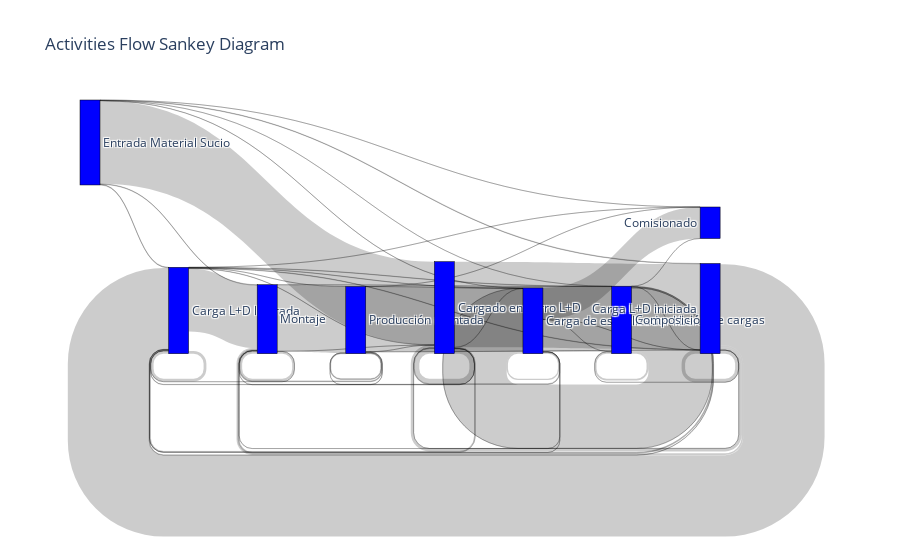

Notebook cell for this chart:
### Code cell
fig = go.Figure(data=[go.Sankey(
    node=dict(
        pad=15,
        thickness=20,
        line=dict(color="black", width=0.5),
        label=list(set(sddf4['e1a'].tolist() + sddf4['e2a'].tolist())),
        color="blue"
    ),
    link=dict(
        source=sddf4['e1a'].map(lambda x: list(set(sddf4['e1a'].tolist() + sddf4['e2a'].tolist())).index(x)),
        target=sddf4['e2a'].map(lambda x: list(set(sddf4['e1a'].tolist() + sddf4['e2a'].tolist())).index(x)),
        value=sddf4['c']
    )
)])

fig.update_layout(title_text="Activities Flow Sankey Diagram")
fig.show()

### Figure 1 — Plotly figure (JSON) as saved in the notebook; plotly's stock layout.template omitted (floating-point values rounded to 4 significant figures)
{"data": [{"link": {"source": [6, 6, 6, 6, 6, 6, 6, 3, 3, 3, 3, 3, 3, 8, 8, 8, 8, 8, 8, 0, 0, 0, 0, 0, 0, 0, 0, 1, 1, 1, 1, 1, 2, 2, 2, 2, 2, 2, 2, 2, 7, 7, 7, 7, 7, 7, 7, 5, 5, 5, 5, 5, 5, 5], "target": [3, 8, 5, 1, 7, 0, 4, 8, 0, 3, 1, 2, 5, 0, 1, 3, 5, 8, 7, 1, 5, 0, 3, 8, 7, 4, 2, 2, 1, 7, 3, 0, 7, 2, 1, 5, 0, 8, 3, 4, 5, 7, 1, 0, 3, 8, 4, 3, 5, 1, 8, 0, 7, 4], "value": [10872, 57, 24, 62, 13, 83, 3, 11211, 121, 665, 6, 1, 1, 10641, 215, 368, 10, 461, 6, 8223, 29, 368, 36, 53, 34, 3, 8, 8697, 294, 1, 6, 10, 8524, 93, 94, 13, 37, 6, 3, 6, 8363, 240, 118, 38, 12, 4, 4, 78, 161, 11, 7, 5, 13, 4107]}, "node": {"color": "blue", "label": ["Carga L+D liberada", "Montaje", "Producción montada", "Cargado en carro L+D", "Comisionado", "Carga de esterilizador liberada", "Entrada Material Sucio", "Composición de cargas", "Carga L+D iniciada"], "line": {"color": "black", "width": 0.5}, "pad": 15, "thickness": 20}, "type": "sankey"}], "layout": {"title": {"text": "Activities Flow Sankey Diagram"}}}
